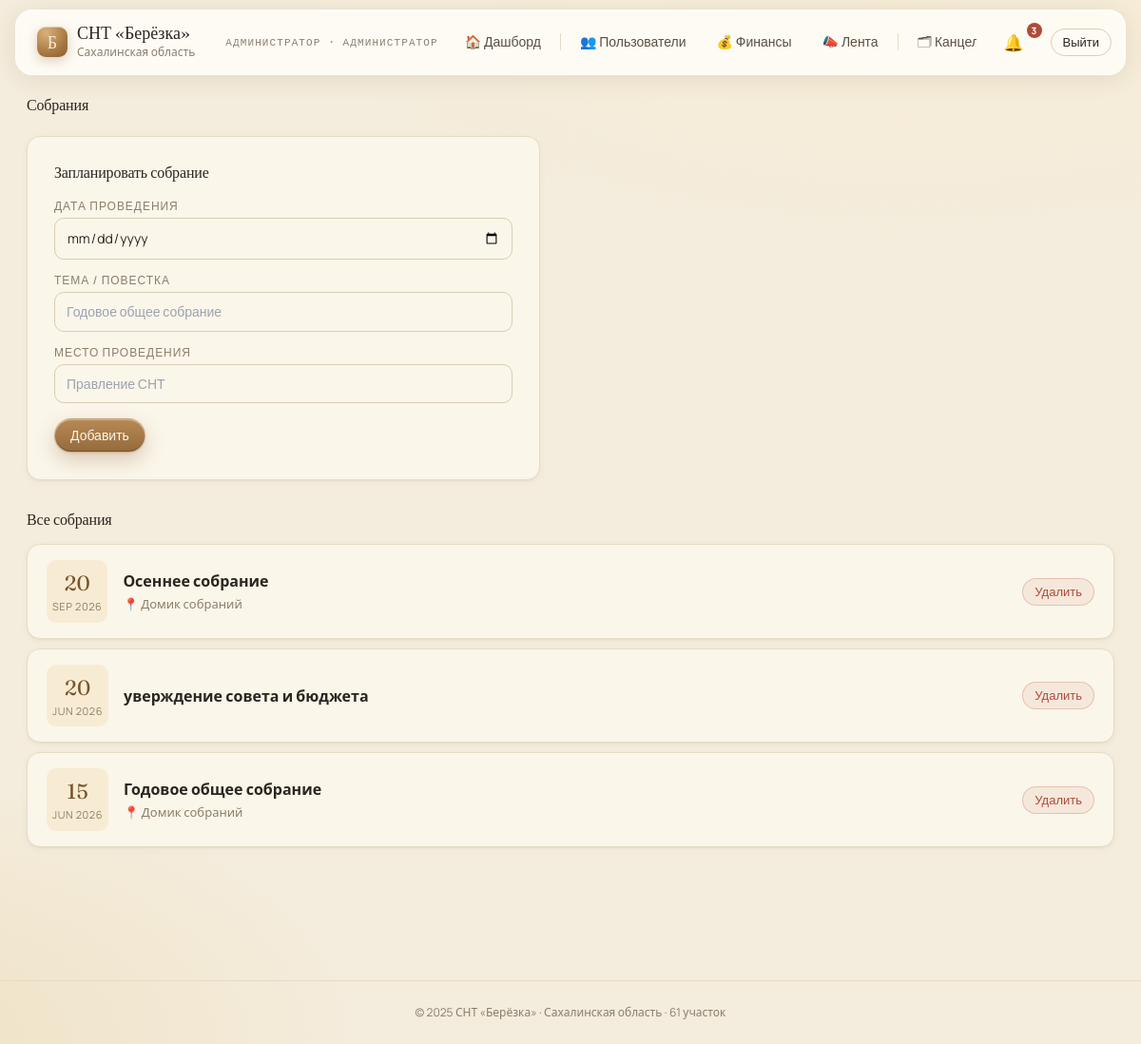
/admin/meetings (signed in), run on the app's committed database.
### tables this page shows
CREATE TABLE `meetings` (
  `id` int(11) NOT NULL AUTO_INCREMENT,
  `meeting_date` date NOT NULL,
  `topic` varchar(300) NOT NULL,
  `location` varchar(200) NOT NULL DEFAULT 'Домик собраний',
  `description` text DEFAULT NULL,
  `created_by` int(11) DEFAULT NULL,
  `created_at` datetime NOT NULL DEFAULT current_timestamp(),
  `archived` tinyint(1) NOT NULL DEFAULT 0,
  PRIMARY KEY (`id`)
);

### utils.php (called while the page is built, shortened)
<?php
function renderTemplate(string $page, array $data = []): void
{
    include BASE_PATH . '/templates/layout.html.php';
}
function e(string $str): string
{
    return htmlspecialchars($str, ENT_QUOTES, 'UTF-8');
}

### src/controllers/AdminVoteController.php (called while the page is built, shortened)
<?php
class AdminVoteController
{
    public static function meetings(): void
    {
        $meetings = Meeting::all();
        renderTemplate('admin/meetings', compact('meetings') + ['flash' => getFlash()]);
    }
}

### public/index.php (called while the page is built, shortened)
<?php
require_once BASE_PATH . '/router.php';

### src/models/Meeting.php (called while the page is built, shortened)
<?php
class Meeting {
    public static function all(): array {
        $db = DatabaseConnection::get();
        $result = $db->query("SELECT * FROM meetings ORDER BY meeting_date DESC");
        $rows = [];
        while ($row = $result->fetch_assoc()) $rows[] = $row;
        return $rows;
    }
}

### templates/pages/admin/meetings.html.php (the view, shortened to what this page needs)
<div class="fade-up">
  <h2 style="margin-bottom:24px">Собрания</h2>
  <div class="card panel" style="max-width:540px;margin-bottom:32px">
    <h3 style="margin:0 0 20px">Запланировать собрание</h3>
    <form method="POST" action="/admin/meetings" style="display:flex;flex-direction:column;gap:16px">
      <div class="field">
        <label>Дата проведения</label>
        <input type="date" name="meeting_date" required>
      </div>
      <div class="field">
        <label>Тема / повестка</label>
        <input type="text" name="topic" required placeholder="Годовое общее собрание">
      </div>
      <div class="field">
        <label>Место проведения</label>
        <input type="text" name="location" placeholder="Правление СНТ">
      </div>
      <div>
        <button type="submit" class="btn primary">Добавить</button>
      </div>
    </form>
  </div>
  <h3 style="margin-bottom:16px">Все собрания</h3>
  <?php if (empty($meetings)): ?>
    <div class="card panel" style="text-align:center;color:var(--ink-mute)">Нет запланированных собраний</div>
  <?php else: ?>
    <div style="display:flex;flex-direction:column;gap:10px">
      <?php foreach ($meetings as $m): ?>
        <div class="card" style="padding:16px 20px;display:flex;align-items:center;justify-content:space-between;gap:16px;flex-wrap:wrap">
          <div style="display:flex;align-items:center;gap:16px">
            <div style="min-width:60px;text-align:center;background:var(--accent-soft);border-radius:10px;padding:8px 6px;flex-shrink:0">
              <div style="font-family:'Fraunces',serif;font-size:22px;color:var(--accent-deep)"><?= date('d', strtotime($m['meeting_date'])) ?></div>
              <div style="font-size:11px;color:var(--ink-mute);text-transform:uppercase;letter-spacing:.05em"><?= date('M Y', strtotime($m['meeting_date'])) ?></div>
            </div>
            <div>
              <div style="font-weight:600;color:var(--ink)"><?= e($m['topic']) ?></div>
              <?php if (!empty($m['location'])): ?>
                <div style="font-size:13px;color:var(--ink-mute);margin-top:3px">📍 <?= e($m['location']) ?></div>
              <?php endif ?>
            </div>
          </div>
          <form method="POST" action="/admin/meetings"
            onsubmit="return confirm('Удалить собрание «<?= e(addslashes($m['topic'])) ?>»?')">
            <button type="submit" class="btn sm danger">Удалить</button>
          </form>
        </div>
      <?php endforeach ?>
    </div>
  <?php endif ?>
</div>

### public/css/style.css (style rules this page uses)
:root { --bg: #f4ecdc; --bg-soft: #f9f3e6; --bg-warm: #ede2c9; --paper: #fbf6ea; --ink: #2b2620; --ink-soft: #5a4f43; --ink-mute: #8b7e6b; --line: #d9cdb2; --line-soft: #e6dcc4; --accent: #a87842; --accent-deep: #7a5429; --good: #6b8a4e; --warn: #b86b3a; --bad: #b04a3a; --shadow-1: 0 1px 2px rgba(82,60,30,.06), 0 2px 8px rgba(82,60,30,.04); --shadow-2: 0 4px 16px rgba(82,60,30,.08), 0 1px 2px rgba(82,60,30,.05); --radius: 14px; --radius-sm: 10px; }
*, *::before, *::after { box-sizing: border-box; }
html, body { margin: 0; padding: 0; background: var(--bg); color: var(--ink); font-family: 'Manrope', system-ui, sans-serif; -webkit-font-smoothing: antialiased; }
body { background: radial-gradient(1200px 600px at 80% -10%, #f7ecd3 0%, transparent 60%), radial-gradient(900px 500px at -10% 100%, #efe2c4 0%, transparent 55%), var(--bg); min-height: 100vh; }
h1, h2, h3, h4 { font-family: 'Fraunces', Georgia, serif; font-weight: 500; letter-spacing: -0.01em; margin: 0; color: var(--ink); }
h2 { font-size: 28px; line-height: 1.15; }
h3 { font-size: 20px; line-height: 1.2; }
.card { background: var(--paper); border: 1px solid var(--line-soft); border-radius: var(--radius); box-shadow: var(--shadow-1); }
.btn { display: inline-flex; align-items: center; gap: 8px; padding: 10px 16px; border-radius: 999px; font: 500 14px/1 'Manrope', sans-serif; color: var(--ink); cursor: pointer; background: linear-gradient(180deg, rgba(255,253,247,.85), rgba(248,238,217,.65)); border: 1px solid rgba(255,255,255,.7); backdrop-filter: blur(10px) saturate(140%); -webkit-backdrop-filter: blur(10px) saturate(140%); box-shadow: inset 0 1px 0 rgba(255,255,255,.85), inset 0 -1px 0 rgba(170,130,70,.18), 0 1px 2px rgba(82,60,30,.06), 0 6px 16px rgba(82,60,30,.06); transition: transform .18s ease, box-shadow .18s ease; user-select: none; text-decoration: none; }
.btn.primary { color: var(--paper); background: linear-gradient(180deg, rgba(180,130,75,.95), rgba(140,95,45,.92)); border: 1px solid rgba(255,255,255,.35); box-shadow: inset 0 1px 0 rgba(255,255,255,.4), inset 0 -1px 0 rgba(60,40,15,.4), 0 1px 2px rgba(82,60,30,.1), 0 8px 20px rgba(120,80,30,.25); }
.btn.danger { color: var(--bad); background: rgba(176,74,58,.08); border: 1px solid rgba(176,74,58,.25); box-shadow: none; backdrop-filter: none; }
.btn.sm { padding: 7px 12px; font-size: 13px; }
.panel { padding: 28px; border-radius: var(--radius); }
.fade-up { animation: fadeUp .45s cubic-bezier(.2,.7,.2,1) both; }
.field { display: flex; flex-direction: column; gap: 6px; }
.field label { font: 500 12px/1 'Manrope', sans-serif; text-transform: uppercase; letter-spacing: .08em; color: var(--ink-mute); }
.field input, .field textarea, .field select { font: 400 14px/1.4 'Manrope', sans-serif; color: var(--ink); background: var(--paper); border: 1px solid var(--line); border-radius: 10px; padding: 10px 12px; outline: none; transition: border-color .18s ease, box-shadow .18s ease; width: 100%; }
:root { --border: var(--line-soft); --good-soft: #e6efd5; --bad-soft: #f5d5cc; --warn-soft: #f6e3c8; --accent-soft: #f7ecd3; }
h1, h2, h3, h4, p, td, th, .kpi .value { overflow-wrap: break-word; word-break: break-word; }

### data on the page
meetings: meeting_date "20", meeting_date "SEP 2026", topic "Осеннее собрание", location "Домик собраний"
meetings: meeting_date "20", meeting_date "JUN 2026", topic "уверждение совета и бюджета"
meetings: meeting_date "15", meeting_date "JUN 2026", topic "Годовое общее собрание", location "Домик собраний"

### other printed values
$_SESSION['user']['full_name'] "АДМИНИСТРАТОР"
$roleLabel "АДМИНИСТРАТОР"
$unread "3"
